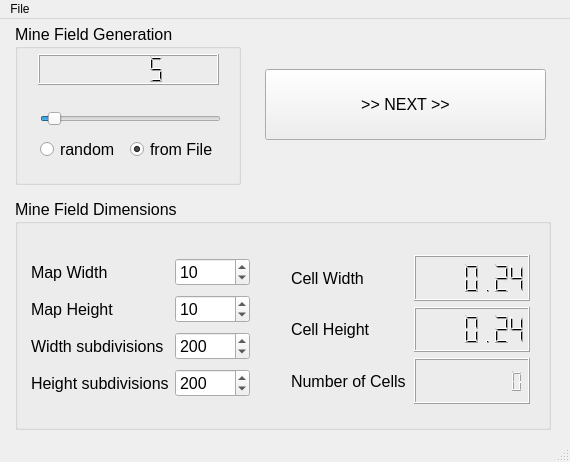
<?xml version="1.0" encoding="UTF-8"?>
<ui version="4.0">
 <author>Vitor A. M. Jorge</author>
 <class>MineFieldApplicationClass</class>
 <widget class="QMainWindow" name="MineFieldApplicationClass">
  <property name="geometry">
   <rect>
    <x>0</x>
    <y>0</y>
    <width>570</width>
    <height>462</height>
   </rect>
  </property>
  <property name="windowTitle">
   <string>MineFieldApplication</string>
  </property>
  <widget class="QWidget" name="centralWidget">
   <widget class="QGroupBox" name="groupBox">
    <property name="geometry">
     <rect>
      <x>15</x>
      <y>5</y>
      <width>226</width>
      <height>161</height>
     </rect>
    </property>
    <property name="font">
     <font>
      <pointsize>12</pointsize>
     </font>
    </property>
    <property name="title">
     <string>Mine Field Generation</string>
    </property>
    <widget class="QSlider" name="mineNumberSlider">
     <property name="geometry">
      <rect>
       <x>25</x>
       <y>85</y>
       <width>181</width>
       <height>20</height>
      </rect>
     </property>
     <property name="font">
      <font>
       <pointsize>12</pointsize>
      </font>
     </property>
     <property name="minimum">
      <number>1</number>
     </property>
     <property name="value">
      <number>5</number>
     </property>
     <property name="sliderPosition">
      <number>5</number>
     </property>
     <property name="orientation">
      <enum>Qt::Horizontal</enum>
     </property>
     <property name="tickInterval">
      <number>0</number>
     </property>
    </widget>
    <widget class="QLCDNumber" name="lcdNumberMines">
     <property name="geometry">
      <rect>
       <x>23</x>
       <y>30</y>
       <width>181</width>
       <height>31</height>
      </rect>
     </property>
     <property name="font">
      <font>
       <pointsize>12</pointsize>
      </font>
     </property>
     <property name="intValue" stdset="0">
      <number>5</number>
     </property>
    </widget>
    <widget class="QRadioButton" name="radioMinesFromFile">
     <property name="geometry">
      <rect>
       <x>115</x>
       <y>110</y>
       <width>96</width>
       <height>31</height>
      </rect>
     </property>
     <property name="font">
      <font>
       <pointsize>12</pointsize>
      </font>
     </property>
     <property name="text">
      <string>from File</string>
     </property>
     <property name="checked">
      <bool>true</bool>
     </property>
    </widget>
    <widget class="QRadioButton" name="radioRandomMines">
     <property name="geometry">
      <rect>
       <x>25</x>
       <y>110</y>
       <width>121</width>
       <height>31</height>
      </rect>
     </property>
     <property name="font">
      <font>
       <pointsize>12</pointsize>
      </font>
     </property>
     <property name="text">
      <string>random</string>
     </property>
    </widget>
   </widget>
   <widget class="QGroupBox" name="groupBox_2">
    <property name="geometry">
     <rect>
      <x>15</x>
      <y>180</y>
      <width>536</width>
      <height>231</height>
     </rect>
    </property>
    <property name="font">
     <font>
      <pointsize>12</pointsize>
     </font>
    </property>
    <property name="title">
     <string>Mine Field Dimensions</string>
    </property>
    <widget class="QWidget" name="gridLayoutWidget">
     <property name="geometry">
      <rect>
       <x>5</x>
       <y>45</y>
       <width>241</width>
       <height>171</height>
      </rect>
     </property>
     <property name="font">
      <font>
       <pointsize>12</pointsize>
      </font>
     </property>
     <layout class="QGridLayout" name="gridLayout">
      <item row="3" column="0">
       <widget class="QLabel" name="label_3">
        <property name="font">
         <font>
          <pointsize>12</pointsize>
         </font>
        </property>
        <property name="text">
         <string>Width subdivisions</string>
        </property>
       </widget>
      </item>
      <item row="4" column="0">
       <widget class="QLabel" name="label_4">
        <property name="font">
         <font>
          <pointsize>12</pointsize>
         </font>
        </property>
        <property name="text">
         <string>Height subdivisions</string>
        </property>
       </widget>
      </item>
      <item row="1" column="0">
       <widget class="QLabel" name="label">
        <property name="font">
         <font>
          <pointsize>12</pointsize>
         </font>
        </property>
        <property name="text">
         <string>Map Width</string>
        </property>
       </widget>
      </item>
      <item row="2" column="0">
       <widget class="QLabel" name="label_2">
        <property name="font">
         <font>
          <pointsize>12</pointsize>
         </font>
        </property>
        <property name="text">
         <string>Map Height</string>
        </property>
       </widget>
      </item>
      <item row="1" column="1">
       <widget class="QSpinBox" name="spinMapWidth">
        <property name="font">
         <font>
          <pointsize>12</pointsize>
         </font>
        </property>
        <property name="value">
         <number>10</number>
        </property>
       </widget>
      </item>
      <item row="2" column="1">
       <widget class="QSpinBox" name="spinMapHeight">
        <property name="font">
         <font>
          <pointsize>12</pointsize>
         </font>
        </property>
        <property name="value">
         <number>10</number>
        </property>
       </widget>
      </item>
      <item row="3" column="1">
       <widget class="QSpinBox" name="spinWidthSubdiv">
        <property name="font">
         <font>
          <pointsize>12</pointsize>
         </font>
        </property>
        <property name="minimum">
         <number>10</number>
        </property>
        <property name="maximum">
         <number>10000</number>
        </property>
        <property name="value">
         <number>200</number>
        </property>
       </widget>
      </item>
      <item row="4" column="1">
       <widget class="QSpinBox" name="spinHeightSubdiv">
        <property name="font">
         <font>
          <pointsize>12</pointsize>
         </font>
        </property>
        <property name="minimum">
         <number>10</number>
        </property>
        <property name="maximum">
         <number>10000</number>
        </property>
        <property name="value">
         <number>200</number>
        </property>
       </widget>
      </item>
     </layout>
    </widget>
    <widget class="QWidget" name="gridLayoutWidget_2">
     <property name="geometry">
      <rect>
       <x>265</x>
       <y>45</y>
       <width>261</width>
       <height>171</height>
      </rect>
     </property>
     <property name="font">
      <font>
       <pointsize>12</pointsize>
      </font>
     </property>
     <layout class="QGridLayout" name="gridLayout_2">
      <item row="2" column="0">
       <widget class="QLabel" name="label_7">
        <property name="font">
         <font>
          <pointsize>12</pointsize>
         </font>
        </property>
        <property name="text">
         <string>Cell Height</string>
        </property>
       </widget>
      </item>
      <item row="1" column="0">
       <widget class="QLabel" name="label_6">
        <property name="font">
         <font>
          <pointsize>12</pointsize>
         </font>
        </property>
        <property name="text">
         <string>Cell Width</string>
        </property>
       </widget>
      </item>
      <item row="1" column="1">
       <widget class="QLCDNumber" name="lcdCellWidth">
        <property name="font">
         <font>
          <pointsize>12</pointsize>
         </font>
        </property>
        <property name="numDigits">
         <number>7</number>
        </property>
        <property name="value" stdset="0">
         <double>0.240000000000000</double>
        </property>
       </widget>
      </item>
      <item row="2" column="1">
       <widget class="QLCDNumber" name="lcdCellHeight">
        <property name="font">
         <font>
          <pointsize>12</pointsize>
         </font>
        </property>
        <property name="numDigits">
         <number>7</number>
        </property>
        <property name="value" stdset="0">
         <double>0.240000000000000</double>
        </property>
       </widget>
      </item>
      <item row="3" column="1">
       <widget class="QLCDNumber" name="lcdNumCells">
        <property name="font">
         <font>
          <pointsize>12</pointsize>
         </font>
        </property>
        <property name="numDigits">
         <number>10</number>
        </property>
       </widget>
      </item>
      <item row="3" column="0">
       <widget class="QLabel" name="label_5">
        <property name="font">
         <font>
          <pointsize>12</pointsize>
         </font>
        </property>
        <property name="text">
         <string>Number of Cells</string>
        </property>
       </widget>
      </item>
     </layout>
    </widget>
   </widget>
   <widget class="QPushButton" name="Next">
    <property name="geometry">
     <rect>
      <x>265</x>
      <y>50</y>
      <width>281</width>
      <height>71</height>
     </rect>
    </property>
    <property name="font">
     <font>
      <pointsize>12</pointsize>
     </font>
    </property>
    <property name="text">
     <string>&gt;&gt; NEXT &gt;&gt;</string>
    </property>
   </widget>
  </widget>
  <widget class="QStatusBar" name="statusBar"/>
  <widget class="QMenuBar" name="menuBar">
   <property name="geometry">
    <rect>
     <x>0</x>
     <y>0</y>
     <width>570</width>
     <height>21</height>
    </rect>
   </property>
   <widget class="QMenu" name="menuFile">
    <property name="title">
     <string>File</string>
    </property>
    <addaction name="actionExit"/>
   </widget>
   <addaction name="menuFile"/>
  </widget>
  <action name="actionExit">
   <property name="text">
    <string>Exit</string>
   </property>
  </action>
 </widget>
 <layoutdefault spacing="6" margin="11"/>
 <resources/>
 <connections>
  <connection>
   <sender>mineNumberSlider</sender>
   <signal>valueChanged(int)</signal>
   <receiver>lcdNumberMines</receiver>
   <slot>display(int)</slot>
   <hints>
    <hint type="sourcelabel">
     <x>165</x>
     <y>89</y>
    </hint>
    <hint type="destinationlabel">
     <x>123</x>
     <y>55</y>
    </hint>
   </hints>
  </connection>
  <connection>
   <sender>actionExit</sender>
   <signal>triggered()</signal>
   <receiver>MineFieldApplicationClass</receiver>
   <slot>close()</slot>
   <hints>
    <hint type="sourcelabel">
     <x>284</x>
     <y>231</y>
    </hint>
    <hint type="destinationlabel">
     <x>284</x>
     <y>230</y>
    </hint>
   </hints>
  </connection>
 </connections>
</ui>
